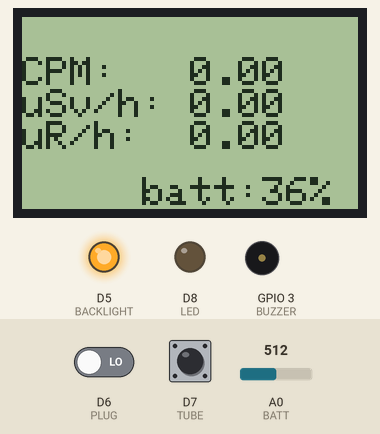
Bench run of a sketch on a simulated ESP8266 (NodeMCU). Shown: 84×48 one-colour display, output pins drawn as LEDs (lit = HIGH), buzzer (waves = sounding, pin HIGH). The test bench sets the inputs (shaded band); at power-on: D7 (TUBE) HIGH, D6 (PLUG) LOW, A0 (BATT) = 512. What the sketch prints to the serial monitor is not drawn.

Above: at 5.6 s.
5.7 s: D7 (TUBE) pulled LOW for 0.15 s
At 10.9 s:
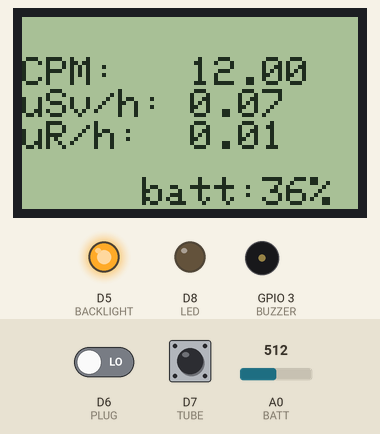
16.5 s: D6 (PLUG) driven HIGH
At 17.7 s:
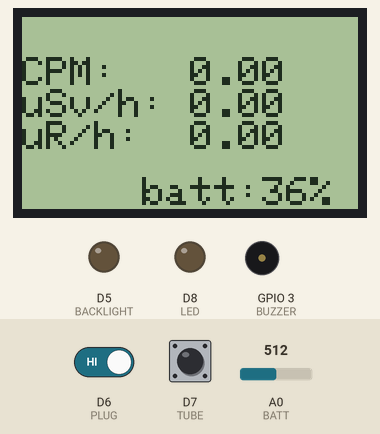
18.0 s: D7 (TUBE) pulled LOW for 1 s
At 20.2 s:
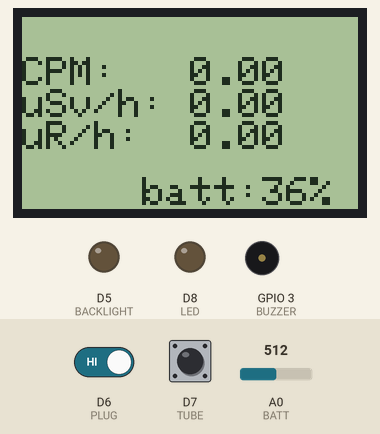
20.5 s: D6 (PLUG) driven LOW
At 21.3 s:
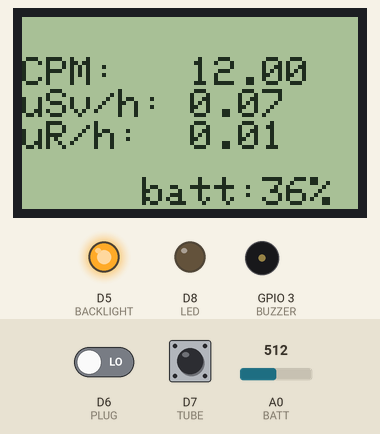
27.0 s: A0 (BATT) set to 716
At 36.4 s:
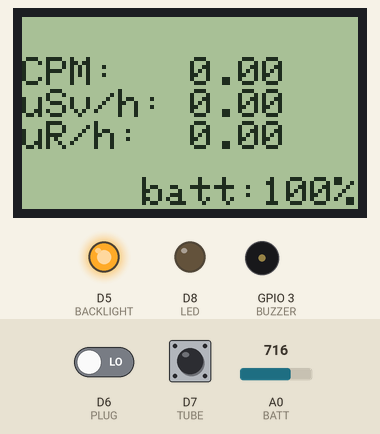
37.0 s: D7 (TUBE) pulled LOW for 0.15 s
At 41.5 s:
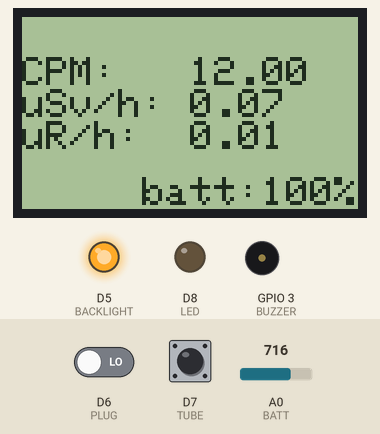
Timing chart, 0 to 42.0 s (numbered marks = the images above; inputs shaded):
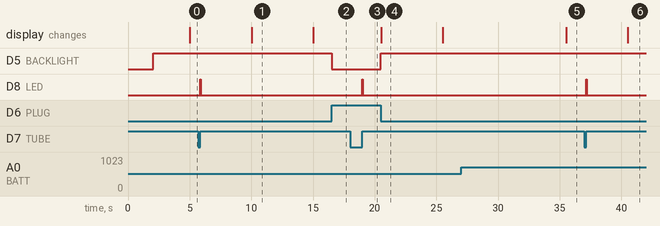

Measured:
- after the input at 5.7 s, D8 (LED): LOW → HIGH after 0.15 s, → LOW 0.05 s later; the display: changes after 4.3 s (image 1)
- after the input at 16.5 s, D5 (BACKLIGHT): HIGH → LOW at once
- after the input at 18.0 s, D8 (LED): LOW → HIGH after 1.0 s, → LOW 0.05 s later
- after the input at 20.5 s, D5 (BACKLIGHT): LOW → HIGH at once; the display: changes at once (image 4)
- after the input at 27.0 s, the display: changes after 8.5 s (image 5)
- after the input at 37.0 s, D8 (LED): LOW → HIGH after 0.15 s, → LOW 0.05 s later; the display: changes after 3.5 s (image 6)
- what the display in image 1 shows lasts 5.0 s, from 10.0 s to 15.0 s

The sketch:

Dosimeter.ino
```cpp
/*   Title: STS-5 Arduino Dosimiter
     Author: SeanTheITGuy (theitguysean@gmail.com)
     Date: 2019-04-24
     --
     Simple sketch to count hits from a STS05 GM tube, average over a short period, and report the current
     radiation dosage amounts to the LCD display.  If the battery charge board is hooked to power, the device will
     turn off the LCD backlight, mute audio, extend sample period to 5 minutes, and upload data to thingspeak.
*/

#include <SPI.h>               // include SPI library
#include <Adafruit_GFX.h>      // include adafruit graphics library
#include <Adafruit_PCD8544.h>  // include adafruit PCD8544 (Nokia 5110) library
#include <ESP8266WiFi.h>
#include <ThingSpeak.h>
#include "secrets.h"

#define BATT A0
#define LED D8
#define PLUG D6
#define TUBE D7
#define BUZZER D9

// Screen pins
#define SCREEN_RST D0
#define SCREEN_CE D1
#define SCREEN_DC D2
#define SCREEN_DIN D3
#define SCREEN_CLK D4
#define BACKLIGHT D5

// Intervals and levels
#define MIN_VOLTAGE 2.5                       // Sensible bounds for 18650 voltage level.
#define MAX_VOLTAGE 4.2
#define VOLT_CHECK_INTERVAL 10000             // rate at which to check battery voltage (ms)
#define BUZZER_PULSE_LENGTH 2                 // time to hold buzzer high for click (ms)
#define LED_PULSE_LENGTH 50                  // time to hold LED high on a hit (ms)
#define CONNECT_TIMEOUT 10000

#define DEBUG
#ifdef DEBUG
#define DEBUG_START(x) Serial.begin(x);
#define DEBUG_PRINT(x) Serial.print(x)
#define DEBUG_PRINTLN(x) Serial.println(x)
#else
#define DEBUG_START(x)
#define DEBUG_PRINT(x)
#define DEBUG_PRINTLN(x)
#endif

Adafruit_PCD8544 display = Adafruit_PCD8544(SCREEN_CLK, SCREEN_DIN, SCREEN_DC, SCREEN_CE, SCREEN_RST);

const unsigned char logo [] PROGMEM = {
  // '1, 84x48px
  0x00, 0x00, 0x00, 0x00, 0x0f, 0xfc, 0x00, 0x00, 0x00, 0x00, 0x00, 0x00, 0x00, 0x00, 0x00, 0x7f,
  0xff, 0x80, 0x00, 0x00, 0x00, 0x00, 0x00, 0x00, 0x00, 0x03, 0xf0, 0x03, 0xf0, 0x00, 0x00, 0x00,
  0x00, 0x00, 0x00, 0x00, 0x07, 0x80, 0x00, 0x78, 0x00, 0x00, 0x00, 0x00, 0x00, 0x00, 0x00, 0x1e,
  0x00, 0x00, 0x1e, 0x00, 0x00, 0x00, 0x00, 0x00, 0x00, 0x00, 0x38, 0x00, 0x00, 0x07, 0x00, 0x00,
  0x00, 0x00, 0x00, 0x00, 0x00, 0x70, 0x00, 0x00, 0x03, 0x80, 0x00, 0x00, 0x00, 0x00, 0x00, 0x00,
  0xc0, 0x07, 0xf8, 0x00, 0xc0, 0x00, 0x00, 0x00, 0x00, 0x00, 0x01, 0x80, 0x3f, 0xff, 0x00, 0x60,
  0x00, 0x00, 0x00, 0x00, 0x00, 0x03, 0x00, 0xf8, 0x07, 0xc0, 0x30, 0x00, 0x00, 0x00, 0x00, 0x00,
  0x07, 0x01, 0xe0, 0x01, 0xe0, 0x38, 0x00, 0x00, 0x00, 0x00, 0x00, 0x06, 0x01, 0x80, 0x00, 0x60,
  0x18, 0x00, 0x00, 0x00, 0x00, 0x00, 0x0c, 0x00, 0xc0, 0x00, 0xc0, 0x0c, 0x00, 0x00, 0x00, 0x00,
  0x00, 0x1c, 0x00, 0xe0, 0x01, 0xc0, 0x0e, 0x00, 0x00, 0x00, 0x00, 0x00, 0x18, 0x00, 0x70, 0x03,
  0x80, 0x06, 0x00, 0x00, 0x00, 0x00, 0x00, 0x18, 0x00, 0x33, 0xf3, 0x00, 0x06, 0x00, 0x00, 0x00,
  0x00, 0x00, 0x30, 0x00, 0x3f, 0xff, 0x00, 0x03, 0x00, 0x00, 0x00, 0x00, 0x00, 0x30, 0x00, 0x1c,
  0x0e, 0x00, 0x03, 0x00, 0x00, 0x00, 0x00, 0x00, 0x30, 0x00, 0x00, 0x00, 0x00, 0x03, 0x00, 0x00,
  0x00, 0x00, 0x00, 0x60, 0x00, 0x03, 0xf0, 0x00, 0x01, 0x80, 0x00, 0x00, 0x00, 0x00, 0x60, 0x00,
  0x07, 0xf8, 0x00, 0x01, 0x80, 0x00, 0x00, 0x00, 0x00, 0x60, 0x70, 0x06, 0x18, 0xff, 0xc1, 0x80,
  0x00, 0x00, 0x00, 0x00, 0x60, 0xff, 0xcc, 0x0c, 0xff, 0xc1, 0x80, 0x00, 0x00, 0x00, 0x00, 0x60,
  0xef, 0xcc, 0x0c, 0xc0, 0xc1, 0x80, 0x00, 0x00, 0x00, 0x00, 0x60, 0xc0, 0xcc, 0x0c, 0xc0, 0xc1,
  0x80, 0x00, 0x00, 0x00, 0x00, 0x60, 0xc0, 0xce, 0x1c, 0xc0, 0xc1, 0x80, 0x00, 0x00, 0x00, 0x00,
  0x60, 0x60, 0x67, 0xf9, 0x81, 0x81, 0x80, 0x00, 0x00, 0x00, 0x00, 0x60, 0x60, 0x63, 0xf1, 0x81,
  0x81, 0x80, 0x00, 0x00, 0x00, 0x00, 0x60, 0x60, 0x30, 0xc3, 0x01, 0x81, 0x80, 0x00, 0x00, 0x00,
  0x00, 0x30, 0x70, 0x3c, 0x0f, 0x03, 0x83, 0x00, 0x00, 0x00, 0x00, 0x00, 0x30, 0x30, 0x1e, 0x1c,
  0x03, 0x03, 0x00, 0x00, 0x00, 0x00, 0x00, 0x30, 0x38, 0x06, 0x1c, 0x07, 0x03, 0x00, 0x00, 0x00,
  0x00, 0x00, 0x18, 0x18, 0x0c, 0x0c, 0x06, 0x06, 0x00, 0x00, 0x00, 0x00, 0x00, 0x18, 0x0c, 0x0c,
  0x06, 0x0c, 0x06, 0x00, 0x00, 0x00, 0x00, 0x00, 0x1c, 0x0e, 0x1c, 0x06, 0x1c, 0x0e, 0x00, 0x00,
  0x00, 0x00, 0x00, 0x0c, 0x07, 0x18, 0x03, 0x38, 0x0c, 0x00, 0x00, 0x00, 0x00, 0x00, 0x06, 0x03,
  0xf8, 0x03, 0xf0, 0x18, 0x00, 0x00, 0x00, 0x00, 0x00, 0x07, 0x00, 0xf0, 0x01, 0xc0, 0x38, 0x00,
  0x00, 0x00, 0x00, 0x00, 0x03, 0x00, 0x30, 0x01, 0x00, 0x30, 0x00, 0x00, 0x00, 0x00, 0x00, 0x01,
  0x80, 0x00, 0x00, 0x00, 0x60, 0x00, 0x00, 0x00, 0x00, 0x00, 0x00, 0xc0, 0x00, 0x00, 0x00, 0xc0,
  0x00, 0x00, 0x00, 0x00, 0x00, 0x00, 0x70, 0x00, 0x00, 0x03, 0x80, 0x00, 0x00, 0x00, 0x00, 0x00,
  0x00, 0x38, 0x00, 0x00, 0x07, 0x00, 0x00, 0x00, 0x00, 0x00, 0x00, 0x00, 0x1e, 0x00, 0x00, 0x1e,
  0x00, 0x00, 0x00, 0x00, 0x00, 0x00, 0x00, 0x07, 0x80, 0x00, 0x78, 0x00, 0x00, 0x00, 0x00, 0x00,
  0x00, 0x00, 0x03, 0xf0, 0x03, 0xf0, 0x00, 0x00, 0x00, 0x00, 0x00, 0x00, 0x00, 0x00, 0x7f, 0xff,
  0x80, 0x00, 0x00, 0x00, 0x00, 0x00, 0x00, 0x00, 0x00, 0x0f, 0xfc, 0x00, 0x00, 0x00, 0x00, 0x00
};

float update_interval = 5000.0;                 // (ms) Interval that device samples over between refreshes of screen or other data destinations.

unsigned long int hits = 0;                   // records of hit
unsigned long int last_hit = 0;               // micros of the last geiger hit
unsigned long int last_voltage_check = -1*VOLT_CHECK_INTERVAL;     // Time at which voltage was last checked. (set to a negative so battery check is performed immediately).
unsigned long int last_update = 0;            // time at which the stats were last updated.
int battery_percent = 0;
int plug_state = 0;                         // keep track of if device is plugged in or not.

// Set up Wifi junk for Thingspeak recording of data.
unsigned long myChannelNumber = CH_ID;
const char * myWriteAPIKey = WRITE_KEY;
const char* ssid = MY_SSID;
const char* password = MY_PSK;
WiFiClient  client;

// Register a geiger tube pulse
void ICACHE_RAM_ATTR register_hit() {
  hits++;
  digitalWrite(BUZZER, LOW);
  digitalWrite(LED, LOW);
  if(!plug_state) // Only buzz if not plugged in.
  {
      digitalWrite(BUZZER, HIGH);  // Turn on the buzzer and LED to be turned off after defined pulse lengths.
  }
  digitalWrite(LED, HIGH);
  last_hit = millis();
}

void setup() {
  DEBUG_START(115200);

  // Start the LCD display
  display.begin();
  display.setContrast(50);

  display.clearDisplay();
  display.drawBitmap(0,0,logo,84,48,BLACK);
  display.display();        // Display the bitmap set above
  delay(2000);
  display.clearDisplay();

  // Set output devices to off
  digitalWrite(LED, LOW);
  digitalWrite(BUZZER, LOW);

  pinMode(BUZZER, OUTPUT);
  pinMode(LED, OUTPUT);
  pinMode(BATT, INPUT);
  pinMode(TUBE, INPUT_PULLUP);
  pinMode(PLUG, INPUT);
  pinMode(BACKLIGHT, OUTPUT);
  pinMode(SCREEN_CE, OUTPUT);
  pinMode(SCREEN_DC, OUTPUT);
  pinMode(SCREEN_DIN, OUTPUT);
  pinMode(SCREEN_CLK, OUTPUT);
  pinMode(SCREEN_RST, OUTPUT);

  ThingSpeak.begin(client);  // Initialize ThingSpeak

  // Attach interrupt to tube pin to register radiation hits.
  attachInterrupt(digitalPinToInterrupt(TUBE), register_hit, RISING);
}

void loop() {
  plug_state = digitalRead(PLUG);

  digitalWrite(BACKLIGHT, !plug_state); // Turn backlight off if device is plugged in to charge.
  update_interval = plug_state ? 300000.0 : 5000.0;  // Update data destinations every 5 seconds on battery, or 5 minutes when plugged in.

  // Ensure buzzer and LED only stay on for defined intervals
  if (millis() > last_hit + BUZZER_PULSE_LENGTH) {
    digitalWrite(BUZZER, LOW);
  }
  if (millis() > last_hit + LED_PULSE_LENGTH) {
    digitalWrite(LED, LOW);
  }

  // Read voltage from 18650 pin
  if (millis() > last_voltage_check + VOLT_CHECK_INTERVAL) {

    float voltage = analogRead(BATT) * 2.0 * 3.3 / 1023.0 * 0.945; // Read vbat through 50% voltage divider then convert for 3.3v analog range (and correct a weird offset by refactoring to 94.5%)

    DEBUG_PRINT("Voltage: ");
    DEBUG_PRINTLN(voltage);

    // Calculate percent from analog voltage reading
    battery_percent = ( ( voltage - MIN_VOLTAGE) / (MAX_VOLTAGE - MIN_VOLTAGE) ) * 100;
    battery_percent = battery_percent > 100 ? 100 : (battery_percent < 0 ? 0 : battery_percent); // fix if out of bounds

    // Reset voltage check timer.
    last_voltage_check = millis();
  }

  if (millis() > last_update + update_interval) {
    // calculate units
    float counts_per_minute = hits * (60000.0 / update_interval);  // convert hits per interval to hits per minute
    float microsievert_per_hour = counts_per_minute * 0.0057;    // Calibrated for STS-05/STM-20 tubes.
    float microroentgen_per_hour = microsievert_per_hour * 0.114;

    hits = 0;                     // Reset counters
    last_update = millis();

    DEBUG_PRINT(" Battery Percent: ");
    DEBUG_PRINT(battery_percent);
    DEBUG_PRINT(" Plug State: ");
    DEBUG_PRINT(digitalRead(PLUG));
    DEBUG_PRINT(" CPM:");
    DEBUG_PRINT(counts_per_minute);
    DEBUG_PRINT(" uS/h: ");
    DEBUG_PRINT(microsievert_per_hour);
    DEBUG_PRINT(" uR/h: ");
    DEBUG_PRINTLN(microroentgen_per_hour);

    // Clear screen and prep for new text
    display.clearDisplay();
    display.setTextSize(1);
    display.setTextColor(BLACK, WHITE);

    // Display stats on screen
    display.setCursor(0,10);
    display.print("CPM:   ");
    display.println(counts_per_minute);
    display.print("uSv/h: ");
    display.println(microsievert_per_hour);
    display.print("uR/h:  ");
    display.println(microroentgen_per_hour);

    // Update battery info on screen
    display.setCursor(30,40);
    display.print("batt:");
    display.print(battery_percent);
    display.println("%");
    display.display();

    // If we are plugged in, connect to wifi and send data to thingspeak
    if(plug_state)
    {
      // Reconnect to Wifi, if required
      if(WiFi.status() != WL_CONNECTED)
      {
        DEBUG_PRINT("Attempting to connect to SSID: ");
        DEBUG_PRINTLN(ssid);
        long int beginConnect = millis();
        while (WiFi.status() != WL_CONNECTED && millis() < beginConnect + CONNECT_TIMEOUT)
        {
          WiFi.begin(ssid, password);  // Connect to WPA/WPA2 network. Change this line if using open or WEP network
          DEBUG_PRINT(".");
          delay(500);
        }
      }

      // Send data to Thingspeak.
      ThingSpeak.setField(1, counts_per_minute);
      ThingSpeak.setStatus("OK");
      int x = ThingSpeak.writeFields(myChannelNumber, myWriteAPIKey);
      if(x == 200)
      {
        DEBUG_PRINTLN("Channel update successful.");
      } else
      {
        DEBUG_PRINTLN("Problem updating channel. HTTP error code " + String(x));
      }
    }
  }
}
```

secrets.h
```cpp
#define MY_SSID "YOUR SSID HERE"
#define MY_PSK  "Your wifi passkey here"
#define CH_ID 123456 // Your Thingspeak Channel ID
#define WRITE_KEY "YOURTHINGSPEAKWRITEKEY"
```
